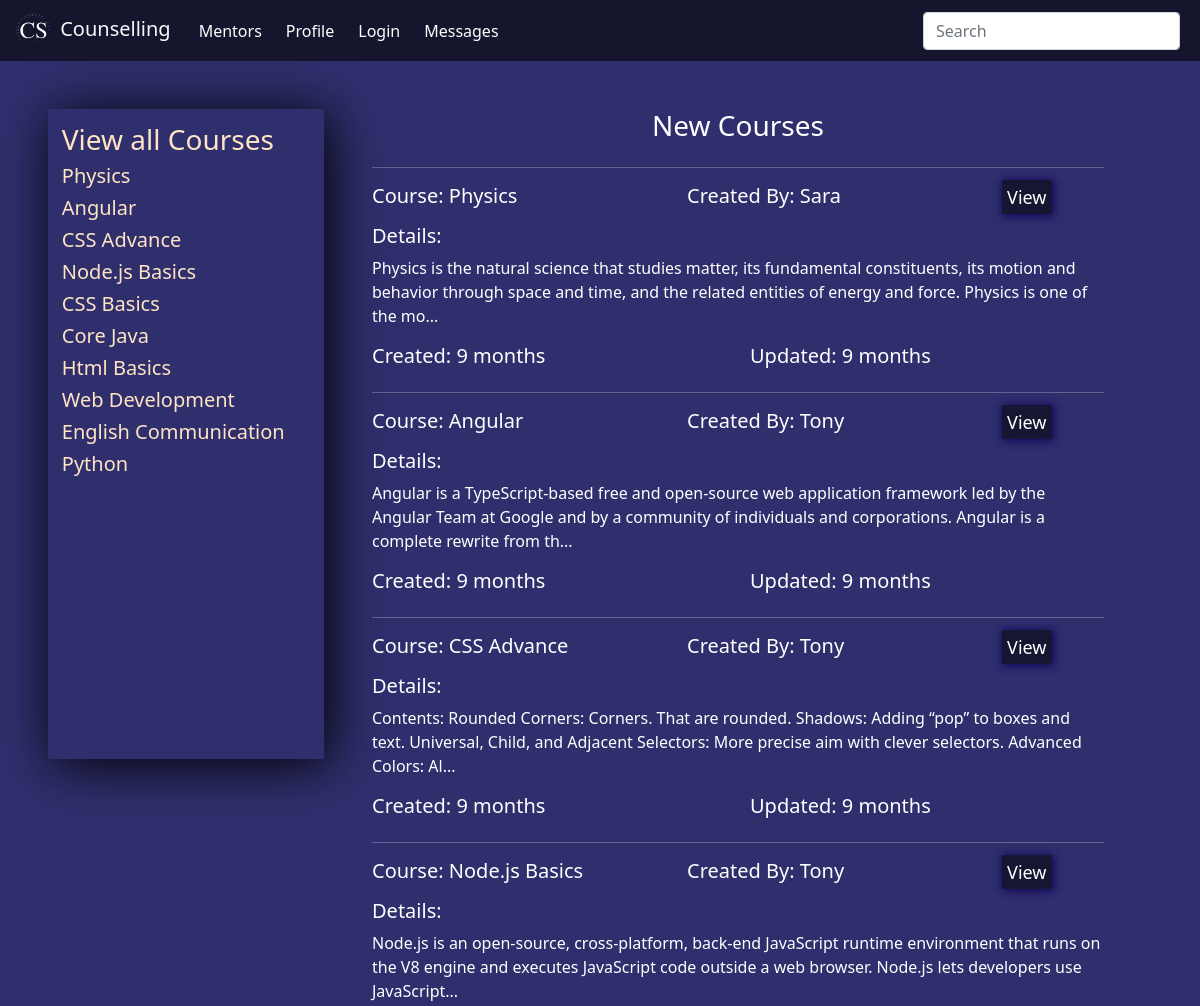
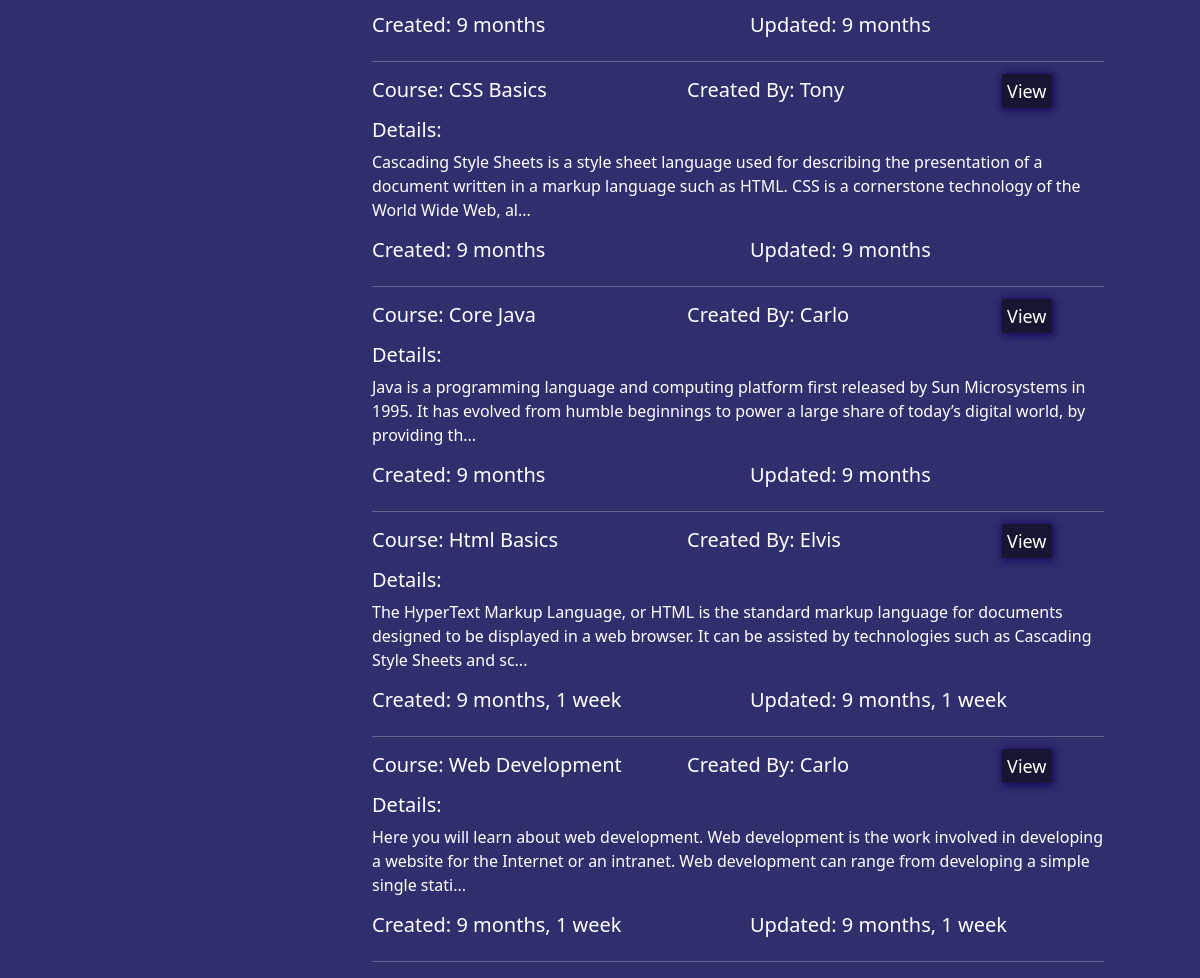
The page / on the database its author committed (2 pictures, top to bottom).
### base/models.py (models this page shows, shortened)
class course(models.Model):
    user = models.ForeignKey(User, on_delete=models.SET_NULL, null=True)
    course_name = models.CharField(max_length=100)
    course_description = models.TextField(null=True)
    course_isactive = models.BooleanField(default=True)
    course_created = models.DateTimeField(default=now)
    course_updated = models.DateTimeField(auto_now=True)
    class Meta:
        ordering = ["-course_updated", "-course_created"]

### base/views.py (the view)
# urls.py: path("", views.home, name="home"),
def home(request):
    q = request.GET.get("q") if request.GET.get("q") != None else ""
    courses = course.objects.all()
    mentors = User.objects.filter(groups=1)
    user = request.user
    if user.is_superuser:
        students = User.objects.filter(groups=2)
    else:
        followers = follower.objects.filter(mentor=user)
        students = []
        for i in followers:
            stu = User.objects.get(username=i.student)
            students.append(stu)
    context = {
        "courses": courses,
        "mentors": mentors,
        "students": students,
    }
    return render(request, "home.html", context)

### templates/home.html (shortened to what this page needs)
{% extends 'main.html' %}
{% block content %}
<div class="container-dash mt-5 mx-5">
    {% include 'managepage.html' %}
    <div class="dashboard mx-5">
        <h3 class="text-center mb-4">New Courses</h3>
        <hr>
        {% for course in courses|slice:":8" %}
        {% if course.course_isactive == True %}
        <div class="row mb-2">
            <div class="col">
                <h5>Course: {{course.course_name}}</h5>
            </div>
            <div class="col">
                <h5>Created By: {{course.user.first_name}}</h5>
            </div>
            {% if request.user == course.user or request.user.is_superuser %}
            <div class="col-2">
                <div class="login-inp">
                    <a href="{% url 'edit-course' course.id %}" id="edit-btn">Edit</a>
                </div>
            </div>
            <div class="col-2">
                <div class="login-inp">
                    <a href="{% url 'view-course' course.id %}" id="edit-btn">View</a>
                </div>
            </div>
            {% else %}
            <div class="col-2">
                <div class="login-inp">
                    <a href="{% url 'view-course' course.id %}" id="edit-btn">View</a>
                </div>
            </div>
            {% endif %}
        </div>
        <h5>Details:</h5>
        <p>{{course.course_description|slice:":200"}}...</p>
        <div class="row mb-2">
            <div class="col">
                <h5>Created: {{course.course_created|timesince}}</h5>
            </div>
            <div class="col">
                <h5>Updated: {{course.course_updated|timesince}}</h5>
            </div>
        </div>
        <hr>
        {% endif %}
        {% endfor %}
    </div>
  </div>
{% endblock content %}

### templates/managepage.html (shortened to what this page needs)
{% if request.user.is_superuser or request.user.is_staff %}
    <div class="manage">
        <a href="{% url 'course' %}">
        {% if request.user.is_superuser %}
            <h3>Manage Courses ({{courses.count}})</h3>
        {% else %}
            <h3>All Courses</h3>
        {% endif %}
        </a>
        {% if request.user.is_superuser %}
            {% for course in courses|slice:":4" %}
            {% if request.user == course.user or request.user.is_superuser %}
            {% if course.course_isactive == True %}
            <a href="{% url 'view-course' course.id %}">
            <h5>{{course.course_name}}</h5>
            </a>
            {% endif %}
            {% endif %}
            {% endfor %}
        {% else %}
            {% for course in courses %}
            {% if request.user == course.user or request.user.is_superuser %}
            {% if course.course_isactive == True %}
            <a href="{% url 'view-course' course.id %}">
            <h5>{{course.course_name}}</h5>
            </a>
            {% endif %}
            {% endif %}
            {% endfor %}
        {% endif %}
        {% if not request.user.is_superuser %}
        {% else %}
        <hr>
        <a href="{% url 'mentors' %}">
        <h3>Manage Mentors ({{mentors.count}})</h3>
        </a>
        {% for mentor in mentors|slice:":4" %}
        <a href="{% url 'view-profile' mentor.id %}">
        <h5>{{mentor.username}}</h5>
        </a>
        {% endfor %}
        {% endif %}
        <hr>
        <a href="{% url 'students' %}">
        {% if request.user.is_superuser %}
        <h3>Manage Students ({{students.count}})</h3>
        {% else %}
        <h3>Manage Students</h3>
        {% endif %}
        </a>
        {% for student in students|slice:":4" %}
        <a href="{% url 'view-profile' student.id %}">
        <h5>{{student.username}}</h5>
        </a>
        {% endfor %}
    </div>
    {% else %}
    <div class="manage">
        <a href="{% url 'course' %}">
            <h3>View all Courses</h3>
        </a>
        {% for course in courses|slice:":15" %}
        {% if course.course_isactive == True %}
        <a href="{% url 'view-course' course.id %}">
        <h5>{{course.course_name}}</h5>
        </a>
        {% endif %}
        {% endfor %}
    </div>
{% endif %}

### static/main.css (style rules this page uses)
body { color: white; background-color: rgb(47, 47, 110); }
.container-dash { display: grid; grid-template-columns: 1fr 3fr; }

### templates/home.html (style rules this page uses)
.login-inp a { text-decoration: none; padding: 5%; margin-top: 2%; font-size: large; box-shadow: 1px 1px 10px 1px rgb(17, 4, 90); transform: translateY(-2%); border: none; margin-right: 1%; border-radius: 4%; background-color: rgb(22, 22, 51); color: white; }

### templates/managepage.html (style rules this page uses)
.manage a { text-decoration: none; color: bisque; }
.manage { max-height: 650px; padding: 5%; box-shadow: 5px 5px 50px black; margin-bottom: 2%; }

### rows shown on the page
course: course_name "Physics", user.first_name "Sara", shows "View", course_description "Physics is the natural science that studies matter, its fundamental constituents, its motion and behavior through space and time, and the related entities of energy and force. Physics is one of the mo", course_created "9 months", course_updated "9 months"
course: course_name "Angular", user.first_name "Tony", shows "View", course_description "Angular is a TypeScript-based free and open-source web application framework led by the Angular Team at Google and by a community of individuals and corporations. Angular is a complete rewrite from th", course_created "9 months", course_updated "9 months"
course: course_name "CSS Advance", user.first_name "Tony", shows "View", course_description "Contents: Rounded Corners: Corners. That are rounded. Shadows: Adding “pop” to boxes and text. Universal, Child, and Adjacent Selectors: More precise aim with clever selectors. Advanced Colors: Al", course_created "9 months", course_updated "9 months"
course: course_name "Node.js Basics", user.first_name "Tony", shows "View", course_description "Node.js is an open-source, cross-platform, back-end JavaScript runtime environment that runs on the V8 engine and executes JavaScript code outside a web browser. Node.js lets developers use JavaScript", course_created "9 months", course_updated "9 months"
course: course_name "CSS Basics", user.first_name "Tony", shows "View", course_description "Cascading Style Sheets is a style sheet language used for describing the presentation of a document written in a markup language such as HTML. CSS is a cornerstone technology of the World Wide Web, al", course_created "9 months", course_updated "9 months"
course: course_name "Core Java", user.first_name "Carlo", shows "View", course_description "Java is a programming language and computing platform first released by Sun Microsystems in 1995. It has evolved from humble beginnings to power a large share of today’s digital world, by providing th", course_created "9 months", course_updated "9 months"
course: course_name "Html Basics", user.first_name "Elvis", shows "View", course_description "The HyperText Markup Language, or HTML is the standard markup language for documents designed to be displayed in a web browser. It can be assisted by technologies such as Cascading Style Sheets and sc", course_created "9 months, 1 week", course_updated "9 months, 1 week"
course: course_name "Web Development", user.first_name "Carlo", shows "View", course_description "Here you will learn about web development. Web development is the work involved in developing a website for the Internet or an intranet. Web development can range from developing a simple single stati", course_created "9 months, 1 week", course_updated "9 months, 1 week"
course: course_name "English Communication"
course: course_name "Python"
